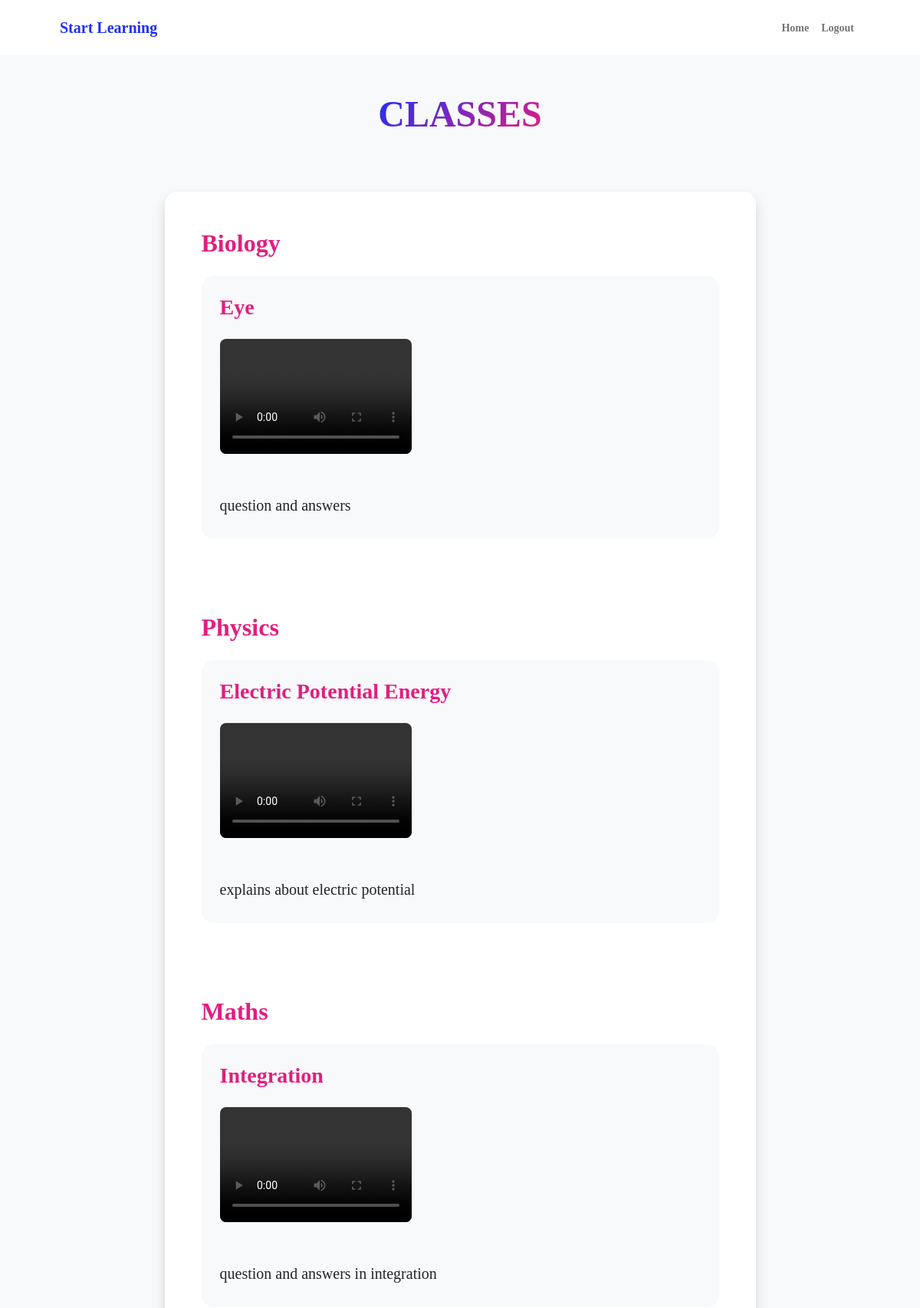
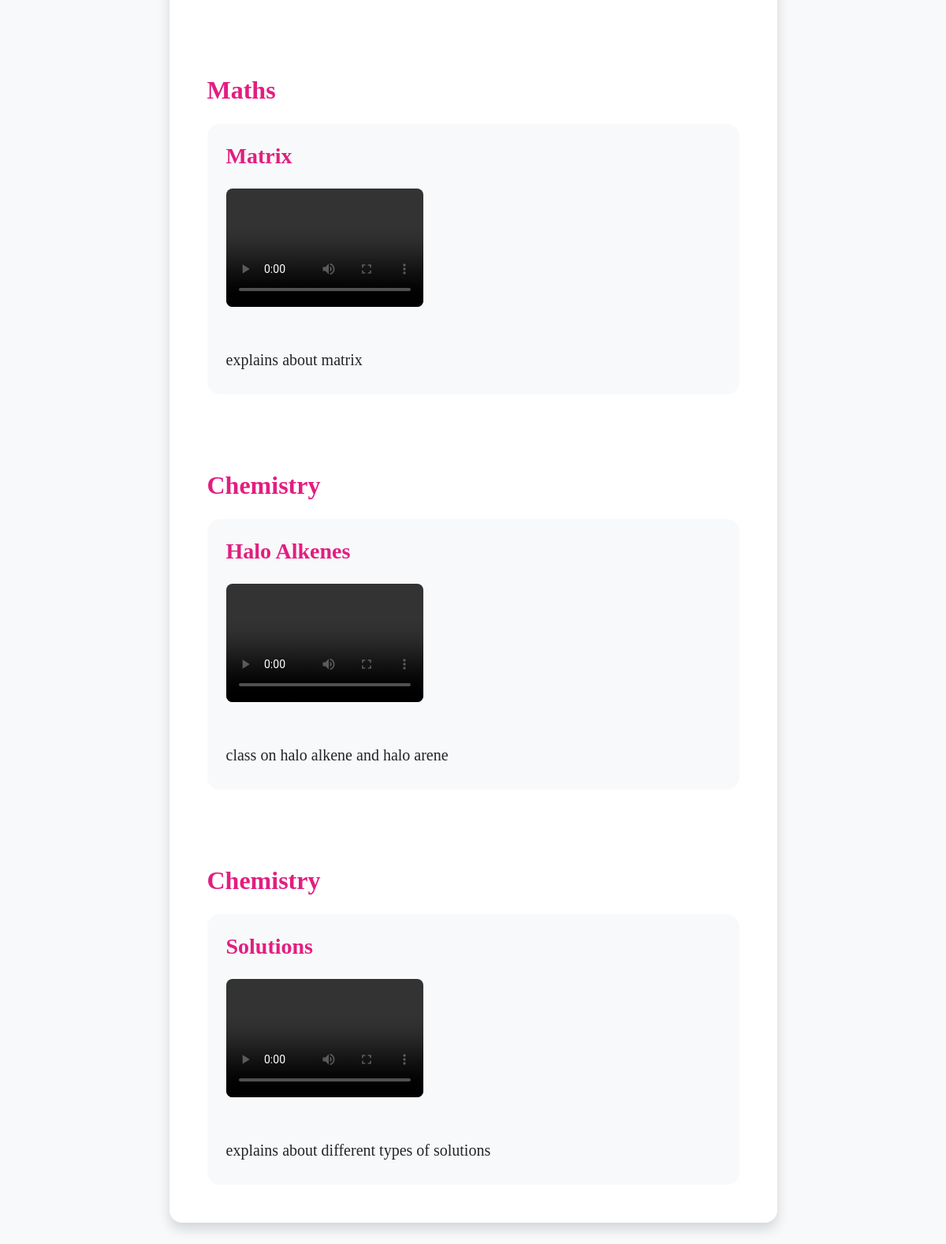
Page /teacher/class/2 on the committed database (2 pictures, top to bottom).
### clsroom_app/models.py (models this page shows, shortened)
class Classes(models.Model):
    section=models.CharField(max_length=100)
    description=models.CharField(max_length=200)
    videos=models.FileField(upload_to='videos')
    subject=models.ForeignKey(Subject,on_delete=models.CASCADE)

class Subject(models.Model):
    subject=models.CharField(max_length=100)
    def __str__(self) :
        return self.subject

### clsroom_app/views.py (the view)
# urls.py: path('teacher/class/<int:id>',views.TeahcerUploads.as_view(),name='teacher_uploads'),
class TeahcerUploads(ListView):
    model=Classes
    template_name='resume.html'
    context_object_name='subject'

### clsroom_app/templates/resume.html (shortened to what this page needs)
{% load static %}
<!DOCTYPE html>
<html lang="en">
    <head>
        <link href="{% static 'https://cdn.jsdelivr.net/npm/bootstrap-icons@1.8.1/font/bootstrap-icons.css' %}" rel="stylesheet" />
        <link href="{% static 'css1/styles.css' %}" rel="stylesheet" />
    </head>
    <body class="d-flex flex-column h-100 bg-light">
        <main class="flex-shrink-0">
            <nav class="navbar navbar-expand-lg navbar-light bg-white py-3">
                <div class="container px-5">
                    <a class="navbar-brand" href="{% static 'index1.html' %}"><span class="fw-bolder text-primary">Start Learning</span></a>
                    <div class="collapse navbar-collapse" id="navbarSupportedContent">
                        <ul class="navbar-nav ms-auto mb-2 mb-lg-0 small fw-bolder">
                            <li class="nav-item"><a class="nav-link" href="{% url 'home_view' %}">Home</a></li>
                            <li class="nav-item"><a class="nav-link" href="{% url 'logout' %}">Logout</a></li>
                        </ul>
                    </div>
                </div>
            </nav>
            <div class="container px-5 my-5">
                <div class="text-center mb-5">
                    <h1 class="display-5 fw-bolder mb-0"><span class="text-gradient d-inline">CLASSES</span></h1>
                </div>
                <div class="row gx-5 justify-content-center">
                    <div class="col-lg-11 col-xl-9 col-xxl-8">
                        <section>
                        {% block content %}
                        <section>
                            <div class="card shadow border-0 rounded-4 mb-5">
                                {% for i in subject %}
                                <div class="card-body p-5">
                            <h2 class=  "text-secondary fw-bolder mb-4" ><strong  class="text-capitalize ">{{ i.subject }}</strong></h2>
                                    <div class="row align-items-center gx-5">
                                        <div class="col text-center text-lg-start mb-4 mb-lg-0">
                                            <div class="bg-light p-4 rounded-4">
                                                <div class="text-secondary fw-bolder mb-4">
                                                    <h3 class="text-capitalize "><strong>{{ i.section }}</strong></h3>
                                                </div>
                                                <div class="mb-5 ">
                                                    <video class="rounded-3 "  height="150PX" width="250px" src="{{ i.videos.url }}" controls></video>
                                                </div>
                                                <div class="col-lg-8">
                                                    <div><h5>{{ i.description }}</h5></div>
                                                </div>
                                            </div>
                                        </div>
                                    </div>
                                </div>
                                {% endfor %}
                            </div>
                           {% endblock content %}
                    </div>
                </div>
            </div>
        </main>
    </body>
</html>

### rows in the picture
Classes: subject "Biology", section "Eye", description "question and answers"
Classes: subject "Physics", section "Electric Potential Energy", description "explains about electric potential"
Classes: subject "Maths", section "Integration", description "question and answers in integration"
Classes: subject "Maths", section "Matrix", description "explains about matrix"
Classes: subject "Chemistry", section "Halo Alkenes", description "class on halo alkene and halo arene"
Classes: subject "Chemistry", section "Solutions", description "explains about different types of solutions"
